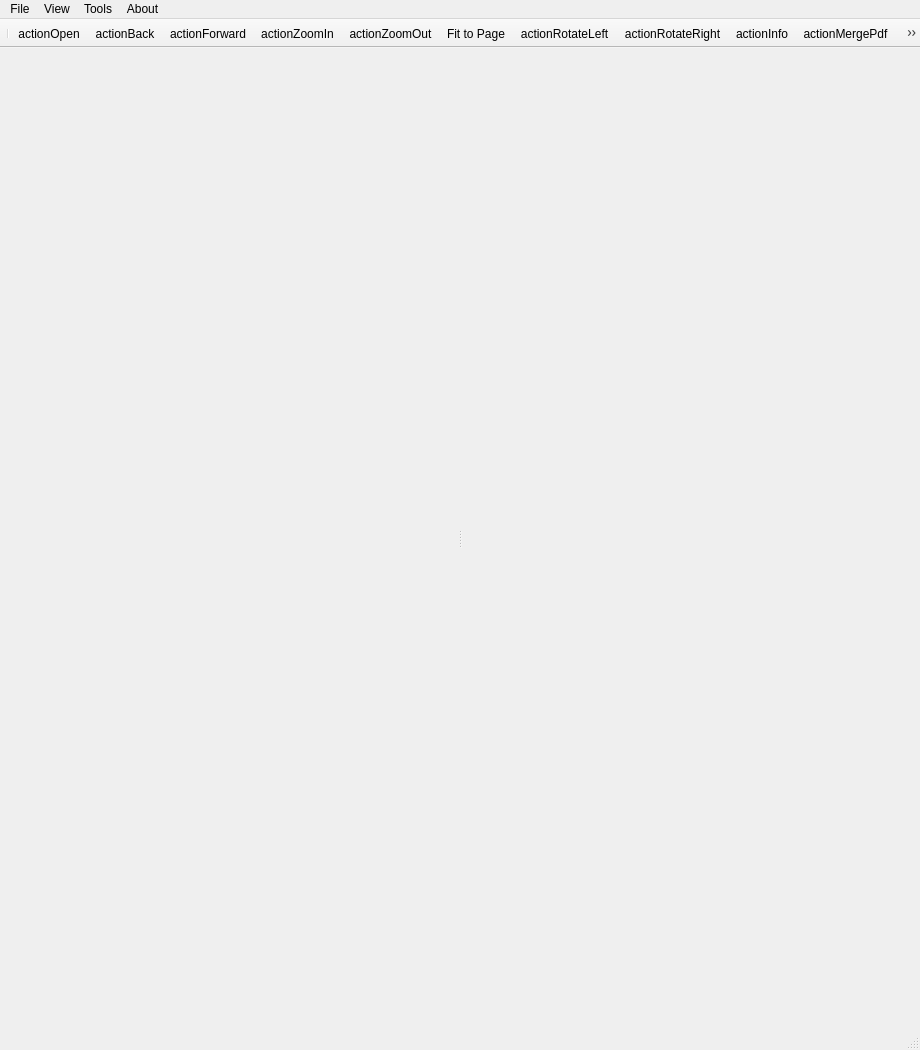
<?xml version="1.0" encoding="UTF-8"?>
<ui version="4.0">
 <class>MainWindow</class>
 <widget class="QMainWindow" name="MainWindow">
  <property name="geometry">
   <rect>
    <x>0</x>
    <y>0</y>
    <width>920</width>
    <height>1050</height>
   </rect>
  </property>
  <property name="windowTitle">
   <string>PDF Tool</string>
  </property>
  <property name="unifiedTitleAndToolBarOnMac">
   <bool>true</bool>
  </property>
  <widget class="QWidget" name="centralwidget">
   <layout class="QVBoxLayout" name="verticalLayout">
    <property name="spacing">
     <number>0</number>
    </property>
    <property name="leftMargin">
     <number>0</number>
    </property>
    <property name="topMargin">
     <number>0</number>
    </property>
    <property name="rightMargin">
     <number>0</number>
    </property>
    <property name="bottomMargin">
     <number>0</number>
    </property>
    <item>
     <widget class="QWidget" name="widget" native="true">
      <layout class="QVBoxLayout" name="verticalLayout_2">
       <item>
        <widget class="QSplitter" name="splitter">
         <property name="orientation">
          <enum>Qt::Horizontal</enum>
         </property>
         <widget class="QPdfView" name="pagesView" native="true">
          <property name="sizePolicy">
           <sizepolicy hsizetype="Maximum" vsizetype="Preferred">
            <horstretch>0</horstretch>
            <verstretch>0</verstretch>
           </sizepolicy>
          </property>
          <property name="mouseTracking">
           <bool>true</bool>
          </property>
         </widget>
         <widget class="QPdfView" name="pdfView" native="true">
          <property name="sizePolicy">
           <sizepolicy hsizetype="Minimum" vsizetype="Preferred">
            <horstretch>0</horstretch>
            <verstretch>0</verstretch>
           </sizepolicy>
          </property>
         </widget>
        </widget>
       </item>
      </layout>
     </widget>
    </item>
   </layout>
  </widget>
  <widget class="QMenuBar" name="menubar">
   <property name="geometry">
    <rect>
     <x>0</x>
     <y>0</y>
     <width>920</width>
     <height>24</height>
    </rect>
   </property>
   <widget class="QMenu" name="menuFile">
    <property name="title">
     <string>File</string>
    </property>
    <addaction name="actionOpen_2"/>
    <addaction name="actionSave_As"/>
    <addaction name="actionQuit_PDF_Tool"/>
   </widget>
   <widget class="QMenu" name="menuView">
    <property name="title">
     <string>View</string>
    </property>
    <addaction name="actionZoom_in"/>
    <addaction name="actionZoom_out"/>
    <addaction name="actionZoom_to_fit"/>
    <addaction name="actionPrevious_Page"/>
    <addaction name="actionNext_Page"/>
    <addaction name="actionRotate_Left"/>
    <addaction name="actionRotate_Right"/>
    <addaction name="actionInfo"/>
   </widget>
   <widget class="QMenu" name="menuTools">
    <property name="title">
     <string>Tools</string>
    </property>
    <addaction name="actionMerge_Files"/>
    <addaction name="actionDelete_Page"/>
    <addaction name="actionExtract_Page"/>
    <addaction name="actionSplit_File"/>
   </widget>
   <widget class="QMenu" name="menuHelp">
    <property name="title">
     <string>About</string>
    </property>
    <addaction name="actionAbout"/>
   </widget>
   <addaction name="menuFile"/>
   <addaction name="menuView"/>
   <addaction name="menuTools"/>
   <addaction name="menuHelp"/>
  </widget>
  <widget class="QStatusBar" name="statusbar"/>
  <widget class="QToolBar" name="mainToolBar">
   <property name="windowTitle">
    <string>toolBar</string>
   </property>
   <property name="movable">
    <bool>false</bool>
   </property>
   <property name="floatable">
    <bool>false</bool>
   </property>
   <attribute name="toolBarArea">
    <enum>TopToolBarArea</enum>
   </attribute>
   <attribute name="toolBarBreak">
    <bool>false</bool>
   </attribute>
   <addaction name="separator"/>
   <addaction name="actionOpen"/>
   <addaction name="actionBack"/>
   <addaction name="actionForward"/>
   <addaction name="actionZoomIn"/>
   <addaction name="actionZoomOut"/>
   <addaction name="actionactionFitZoom"/>
   <addaction name="actionRotateLeft"/>
   <addaction name="actionRotateRight"/>
   <addaction name="actionInfo_2"/>
   <addaction name="actionMergePdf"/>
   <addaction name="actionExport"/>
   <addaction name="actionDeletePage"/>
   <addaction name="actionSave"/>
   <addaction name="separator"/>
   <addaction name="actionExit"/>
  </widget>
  <action name="actionOpen">
   <property name="icon">
    <iconset resource="resources.qrc">
     <normaloff>:/resources/folder-open-svgrepo-com.svg</normaloff>:/resources/folder-open-svgrepo-com.svg</iconset>
   </property>
   <property name="text">
    <string>actionOpen</string>
   </property>
   <property name="toolTip">
    <string>Open Document</string>
   </property>
   <property name="shortcut">
    <string>Ctrl+O</string>
   </property>
  </action>
  <action name="actionForward">
   <property name="icon">
    <iconset resource="resources.qrc">
     <normaloff>:/resources/arrow-thick-right-svgrepo-com.svg</normaloff>:/resources/arrow-thick-right-svgrepo-com.svg</iconset>
   </property>
   <property name="text">
    <string>actionForward</string>
   </property>
   <property name="toolTip">
    <string>Next Page</string>
   </property>
   <property name="menuRole">
    <enum>QAction::TextHeuristicRole</enum>
   </property>
  </action>
  <action name="actionBack">
   <property name="icon">
    <iconset resource="resources.qrc">
     <normaloff>:/resources/arrow-thick-left-svgrepo-com.svg</normaloff>:/resources/arrow-thick-left-svgrepo-com.svg</iconset>
   </property>
   <property name="text">
    <string>actionBack</string>
   </property>
   <property name="toolTip">
    <string>Previous Page</string>
   </property>
   <property name="menuRole">
    <enum>QAction::TextHeuristicRole</enum>
   </property>
  </action>
  <action name="actionZoomIn">
   <property name="icon">
    <iconset resource="resources.qrc">
     <normaloff>:/resources/zoom-in-svgrepo-com.svg</normaloff>:/resources/zoom-in-svgrepo-com.svg</iconset>
   </property>
   <property name="text">
    <string>actionZoomIn</string>
   </property>
   <property name="toolTip">
    <string>Zoom in</string>
   </property>
   <property name="menuRole">
    <enum>QAction::TextHeuristicRole</enum>
   </property>
  </action>
  <action name="actionZoomOut">
   <property name="icon">
    <iconset resource="resources.qrc">
     <normaloff>:/resources/zoom-out-svgrepo-com.svg</normaloff>:/resources/zoom-out-svgrepo-com.svg</iconset>
   </property>
   <property name="text">
    <string>actionZoomOut</string>
   </property>
   <property name="toolTip">
    <string>Zoom out</string>
   </property>
   <property name="menuRole">
    <enum>QAction::TextHeuristicRole</enum>
   </property>
  </action>
  <action name="actionRotateLeft">
   <property name="icon">
    <iconset resource="resources.qrc">
     <normaloff>:/resources/rotate-left-svgrepo-com.svg</normaloff>:/resources/rotate-left-svgrepo-com.svg</iconset>
   </property>
   <property name="text">
    <string>actionRotateLeft</string>
   </property>
   <property name="toolTip">
    <string>Rotate Left</string>
   </property>
   <property name="menuRole">
    <enum>QAction::TextHeuristicRole</enum>
   </property>
  </action>
  <action name="actionRotateRight">
   <property name="icon">
    <iconset resource="resources.qrc">
     <normaloff>:/resources/rotate-right-svgrepo-com.svg</normaloff>:/resources/rotate-right-svgrepo-com.svg</iconset>
   </property>
   <property name="text">
    <string>actionRotateRight</string>
   </property>
   <property name="toolTip">
    <string>Rotate right</string>
   </property>
   <property name="menuRole">
    <enum>QAction::TextHeuristicRole</enum>
   </property>
  </action>
  <action name="actionInfo_2">
   <property name="icon">
    <iconset resource="resources.qrc">
     <normaloff>:/resources/info-svgrepo-com.svg</normaloff>:/resources/info-svgrepo-com.svg</iconset>
   </property>
   <property name="text">
    <string>actionInfo</string>
   </property>
   <property name="toolTip">
    <string>Get Info About Document</string>
   </property>
   <property name="menuRole">
    <enum>QAction::TextHeuristicRole</enum>
   </property>
  </action>
  <action name="actionMergePdf">
   <property name="icon">
    <iconset resource="resources.qrc">
     <normaloff>:/resources/merge-svgrepo-com.svg</normaloff>:/resources/merge-svgrepo-com.svg</iconset>
   </property>
   <property name="text">
    <string>actionMergePdf</string>
   </property>
   <property name="toolTip">
    <string>Append PDF File</string>
   </property>
   <property name="menuRole">
    <enum>QAction::TextHeuristicRole</enum>
   </property>
  </action>
  <action name="actionExit">
   <property name="icon">
    <iconset resource="resources.qrc">
     <normaloff>:/resources/extract-svgrepo-com.svg</normaloff>:/resources/extract-svgrepo-com.svg</iconset>
   </property>
   <property name="text">
    <string>actionExit</string>
   </property>
   <property name="toolTip">
    <string>Exit Program</string>
   </property>
   <property name="menuRole">
    <enum>QAction::TextHeuristicRole</enum>
   </property>
  </action>
  <action name="actionExport">
   <property name="icon">
    <iconset resource="resources.qrc">
     <normaloff>:/resources/extract-button-svgrepo-com.svg</normaloff>:/resources/extract-button-svgrepo-com.svg</iconset>
   </property>
   <property name="text">
    <string>actionExport</string>
   </property>
   <property name="toolTip">
    <string>Export Page</string>
   </property>
   <property name="menuRole">
    <enum>QAction::TextHeuristicRole</enum>
   </property>
  </action>
  <action name="actionSave">
   <property name="icon">
    <iconset resource="resources.qrc">
     <normaloff>:/resources/document-save-svgrepo-com.svg</normaloff>:/resources/document-save-svgrepo-com.svg</iconset>
   </property>
   <property name="text">
    <string>actionSave</string>
   </property>
   <property name="toolTip">
    <string>Save PDF As</string>
   </property>
   <property name="menuRole">
    <enum>QAction::TextHeuristicRole</enum>
   </property>
  </action>
  <action name="actionOpen_2">
   <property name="text">
    <string>Open</string>
   </property>
   <property name="toolTip">
    <string>Open File</string>
   </property>
   <property name="menuRole">
    <enum>QAction::NoRole</enum>
   </property>
  </action>
  <action name="actionSave_As">
   <property name="text">
    <string>Save As ...</string>
   </property>
  </action>
  <action name="actionQuit_PDF_Tool">
   <property name="text">
    <string>Quit</string>
   </property>
   <property name="menuRole">
    <enum>QAction::NoRole</enum>
   </property>
  </action>
  <action name="actionZoom_in">
   <property name="text">
    <string>Zoom in</string>
   </property>
  </action>
  <action name="actionZoom_out">
   <property name="text">
    <string>Zoom out</string>
   </property>
  </action>
  <action name="actionPrevious_Page">
   <property name="text">
    <string>Previous Page</string>
   </property>
  </action>
  <action name="actionNext_Page">
   <property name="text">
    <string>Next Page</string>
   </property>
  </action>
  <action name="actionRotate_Left">
   <property name="text">
    <string>Rotate Left</string>
   </property>
  </action>
  <action name="actionRotate_Right">
   <property name="text">
    <string>Rotate Right</string>
   </property>
  </action>
  <action name="actionInfo">
   <property name="text">
    <string>Info</string>
   </property>
  </action>
  <action name="actionMerge_Files">
   <property name="text">
    <string>Append File</string>
   </property>
  </action>
  <action name="actionExtract_Page">
   <property name="text">
    <string>Export Page</string>
   </property>
  </action>
  <action name="actionHelp_PDF_Tool">
   <property name="text">
    <string>Help PDF Tool</string>
   </property>
  </action>
  <action name="actionactionFitZoom">
   <property name="icon">
    <iconset resource="resources.qrc">
     <normaloff>:/resources/gui-zoom-fit-svgrepo-com.svg</normaloff>:/resources/gui-zoom-fit-svgrepo-com.svg</iconset>
   </property>
   <property name="text">
    <string>Fit to Page</string>
   </property>
   <property name="toolTip">
    <string>Fit to Page</string>
   </property>
   <property name="menuRole">
    <enum>QAction::TextHeuristicRole</enum>
   </property>
  </action>
  <action name="actionAbout">
   <property name="text">
    <string>About</string>
   </property>
   <property name="statusTip">
    <string>About the App</string>
   </property>
   <property name="menuRole">
    <enum>QAction::NoRole</enum>
   </property>
  </action>
  <action name="actionDeletePage">
   <property name="icon">
    <iconset resource="resources.qrc">
     <normaloff>:/resources/pagedelete-svgrepo-com.svg</normaloff>:/resources/pagedelete-svgrepo-com.svg</iconset>
   </property>
   <property name="text">
    <string>Delete Page</string>
   </property>
   <property name="toolTip">
    <string>Delete current page from document.</string>
   </property>
   <property name="menuRole">
    <enum>QAction::TextHeuristicRole</enum>
   </property>
   <property name="iconVisibleInMenu">
    <bool>true</bool>
   </property>
  </action>
  <action name="actionZoom_to_fit">
   <property name="text">
    <string>Zoom to fit</string>
   </property>
  </action>
  <action name="actionDelete_Page">
   <property name="text">
    <string>Delete Page</string>
   </property>
  </action>
  <action name="actionSplit_File">
   <property name="text">
    <string>Split File</string>
   </property>
  </action>
 </widget>
 <customwidgets>
  <customwidget>
   <class>QPdfView</class>
   <extends>QWidget</extends>
   <header location="global">qpdfview.h</header>
   <container>1</container>
  </customwidget>
 </customwidgets>
 <resources>
  <include location="resources.qrc"/>
 </resources>
 <connections/>
</ui>
